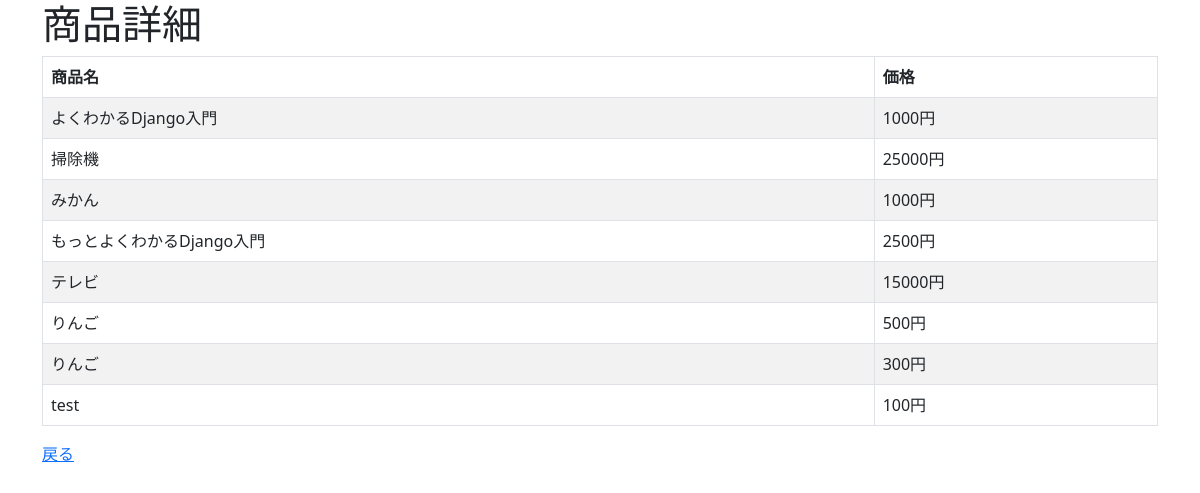
The app's page /crud/detail/1 with its own data.
### crud/models.py (models this page shows, shortened)
class Product(models.Model):
    name = models.CharField(max_length = 200)
    price = models.PositiveIntegerField()

### crud/views.py (the view)
# urls.py: path('crud/detail/<int:pk>', views.ProductDetailView.as_view(), name="detail"),
class ProductDetailView(ListView):
    model = Product
    template_name_suffix = '_detail'

### crud/templates/crud/product_detail.html (shortened to what this page needs)
{% extends "base.html" %}
{% load bootstrap %}
{% block content %}
<h1>商品詳細</h1>
<table class="table table-striped table-hover table-bordered">
    <thead>
        <tr>
            <th>商品名</th>
            <th>価格</th>
        </tr>
    </thead>
    {% for product in object_list %}
    <tr>
        <td>{{product.name}}</td>
        <td>{{product.price}}円</td>
    </tr>
    {% endfor %}
</table>
<a href="{% url 'list' %}">戻る</a>
{% endblock %}

### crud/templates/base.html (shortened to what this page needs)
<!DOCTYPE html>
<html lang="ja">
    <head>
        <link href="https://cdn.jsdelivr.net/npm/bootstrap@5.3.0-alpha3/dist/css/bootstrap.min.css" rel="stylesheet">
    </head>
    <body>
        <div class="container">
            {%block content %}{% endblock %}
        </div>
    </body>
</html>

### records on screen
Product: name "よくわかるDjango入門", price "1000"
Product: name "掃除機", price "25000"
Product: name "みかん", price "1000"
Product: name "もっとよくわかるDjango入門", price "2500"
Product: name "テレビ", price "15000"
Product: name "りんご", price "500"
Product: name "りんご", price "300"
Product: name "test", price "100"
